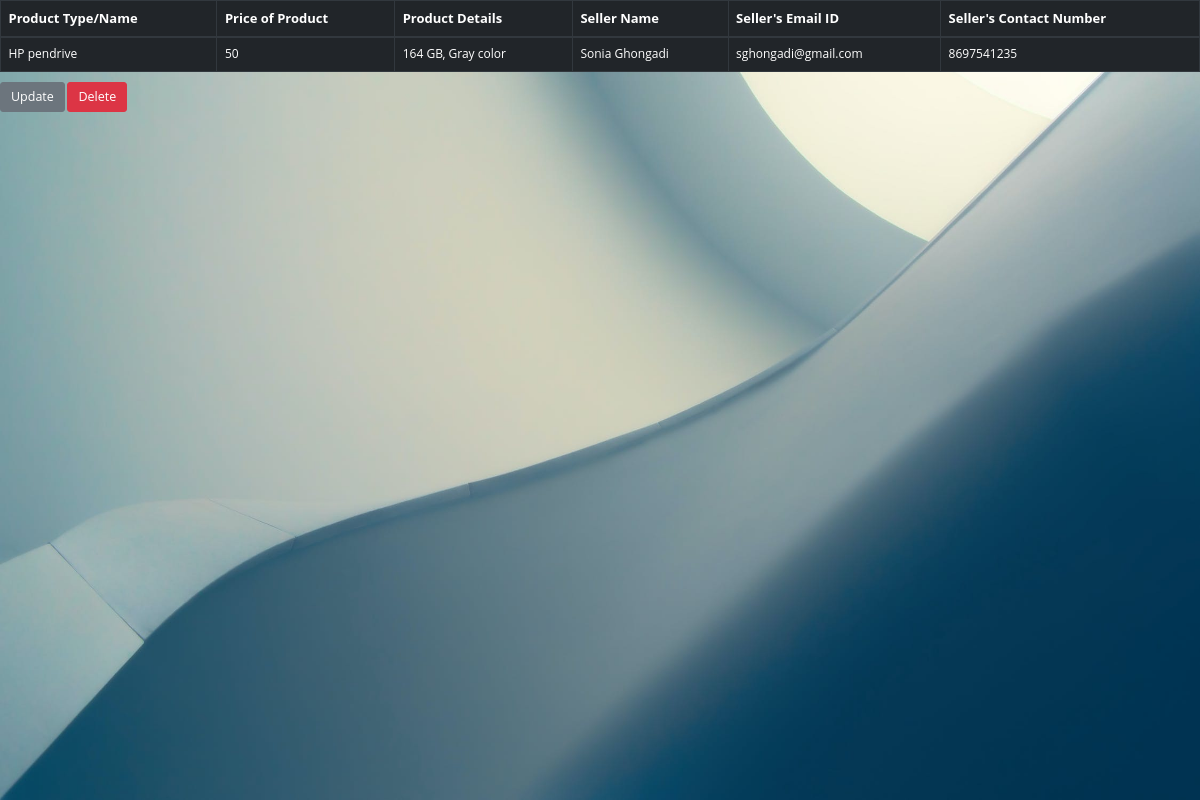
The page /show_all/5 on the database its author committed.
### application.py (models this page shows)
class Product(db.Model):
    id= db.Column(db.Integer, primary_key=True)
    Product_name = db.Column(db.String(20),nullable=False)
    Product_price = db.Column(db.Integer, nullable= False)
    Prod_spec = db.Column(db.Text, nullable=False)
    seller_name = db.Column(db.String(20), nullable =False)
    User_email = db.Column(db.String(120),  nullable=False)
    contact_num= db.Column(db.Integer, nullable=False)
    person_id = db.Column(db.Integer, db.ForeignKey('add_user.id'))

### application.py (the view)
@app.route("/show_all/<int:product_id>")
def idv_prod(product_id):
    product = Product.query.get_or_404(product_id)
    return render_template('prod.html', product = product)

### templates/prod.html (shortened to what this page needs)
<!DOCTYPE html>
<html lang="en">
<head>
    <link rel="stylesheet" type="text/css" href="{{ url_for('static',filename ='style.css') }}">
    <link rel="stylesheet" href="https://maxcdn.bootstrapcdn.com/bootstrap/4.0.0/css/bootstrap.min.css"
>
</head>
<body>
    <div class="cont">
            <table class="table table-bordered table-dark">
                <tbody>
                <thead class="thead-dark">
                    <tr>
                        <th id="prod_name">Product Type/Name</th>
                        <th id="prod_price">Price of Product</th>
                        <th id="prod_spec">Product Details</th>
                        <th id="seller_name">Seller Name</th>
                        <th id="seller_emailID">Seller's Email ID</th>
                        <th id="seller_contactNum">Seller's Contact Number</th>
                    </tr>
                </thead>
                <tr>
                    <td>{{ product.Product_name}}</td>
                    <td>{{ product.Product_price}}</td>
                    <td>{{ product.Prod_spec}}</td>
                    <td>{{ product.seller_name}}</td>
                    <td>{{ product.User_email }}</td>
                    <td>{{ product.contact_num }}</td>
                </tr>
        </tbody>
        </table>
        <div>
        <a class="btn btn-secondary  btn-lg" href="{{ url_for('update_prod', product_id= product.id) }}">Update</a>
            <a class="btn btn-danger btn-lg " href="{{ url_for('delete_prod', product_id= product.id) }}"
                onclick="myFunction()">Delete</a>
        </div>
    </div>
</body>
</html>

### static/style.css (style rules this page uses)
*, *:before, *:after { box-sizing: border-box; margin: 0; padding: 0; }
html, body { font-size: 62.5%; height: 100%; overflow: hidden; }
.cont { position: relative; height: 100%; background-image: url("1.jpg"); background-size: cover; overflow: auto; font-family: "Open Sans", Helvetica, Arial, sans-serif; }
table tbody tr td { font-size: 12px; }
table thead tr th { font-size: 13px; }

### rows shown on the page
Product: Product_name "HP pendrive", Product_price "50", Prod_spec "164 GB, Gray color", seller_name "Sonia Ghongadi", User_email "sghongadi@gmail.com", contact_num "8697541235"
